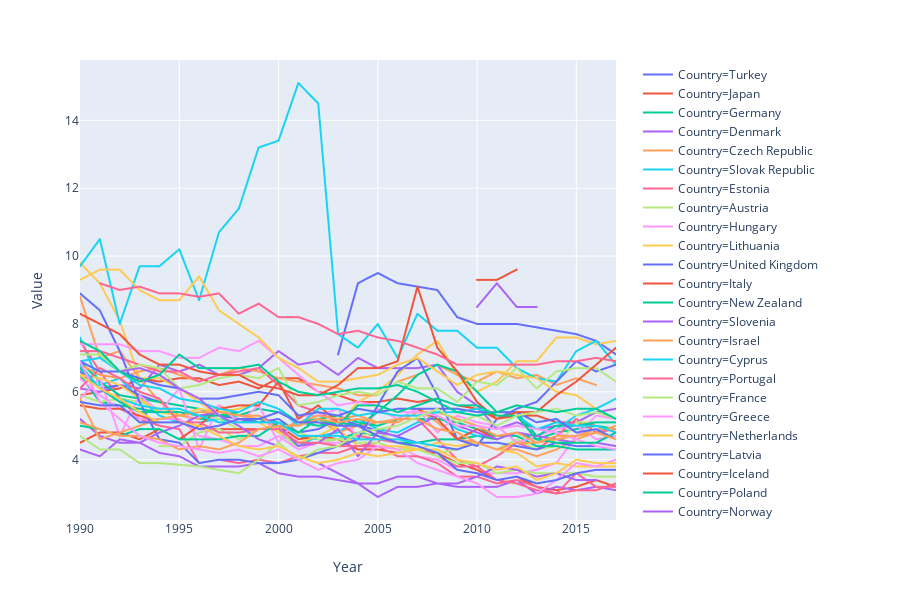

Source (notebook cell):
### Code cell
px.line(family_df[family_df['Indicator'] == 'Crude marriage rate (marriages per 1000 people)'], x='Year', y='Value', color='Country')

### Figure 1 — Plotly figure (JSON) as saved in the notebook; plotly's stock layout.template omitted (floating-point values rounded to 4 significant figures)
{"data": [{"hoverlabel": {"namelength": 0}, "hovertemplate": "Country=Turkey<br>Year=%{x}<br>Value=%{y}", "legendgroup": "Country=Turkey", "line": {"color": "#636efa", "dash": "solid"}, "mode": "lines", "name": "Country=Turkey", "showlegend": true, "type": "scattergl", "x": [2003, 2004, 2005, 2006, 2007, 2008, 2009, 2010, 2011, 2012, 2013, 2014, 2015, 2016, 2017], "xaxis": "x", "y": [7.1, 9.2, 9.5, 9.2, 9.1, 9, 8.2, 8, 8, 8, 7.9, 7.8, 7.7, 7.5, 7.1], "yaxis": "y"}, {"hoverlabel": {"namelength": 0}, "hovertemplate": "Country=Japan<br>Year=%{x}<br>Value=%{y}", "legendgroup": "Country=Japan", "line": {"color": "#EF553B", "dash": "solid"}, "mode": "lines", "name": "Country=Japan", "showlegend": true, "type": "scattergl", "x": [1990, 1991, 1992, 1993, 1994, 1995, 1996, 1997, 1998, 1999, 2000, 2001, 2002, 2003, 2004, 2005, 2006, 2007, 2008, 2009, 2010, 2011, 2012, 2013, 2014, 2015, 2016, 2017], "xaxis": "x", "y": [5.9, 6, 6.1, 6.4, 6.3, 6.4, 6.4, 6.2, 6.3, 6.1, 6.4, 6.4, 6, 5.9, 5.7, 5.7, 5.8, 5.7, 5.8, 5.6, 5.5, 5.2, 5.3, 5.3, 5.1, 5.1, 5, 4.9], "yaxis": "y"}, {"hoverlabel": {"namelength": 0}, "hovertemplate": "Country=Germany<br>Year=%{x}<br>Value=%{y}", "legendgroup": "Country=Germany", "line": {"color": "#00cc96", "dash": "solid"}, "mode": "lines", "name": "Country=Germany", "showlegend": true, "type": "scattergl", "x": [1990, 1991, 1992, 1993, 1994, 1995, 1996, 1997, 1998, 1999, 2000, 2001, 2002, 2003, 2004, 2005, 2006, 2007, 2008, 2009, 2010, 2011, 2012, 2013, 2014, 2015, 2016, 2017], "xaxis": "x", "y": [6.5, 5.7, 5.6, 5.5, 5.4, 5.3, 5.2, 5.2, 5.1, 5.2, 5.1, 4.7, 4.6, 4.6, 4.8, 4.7, 4.5, 4.5, 4.6, 4.6, 4.7, 4.6, 4.8, 4.6, 4.8, 4.9, 5, 4.9], "yaxis": "y"}, {"hoverlabel": {"namelength": 0}, "hovertemplate": "Country=Denmark<br>Year=%{x}<br>Value=%{y}", "legendgroup": "Country=Denmark", "line": {"color": "#ab63fa", "dash": "solid"}, "mode": "lines", "name": "Country=Denmark", "showlegend": true, "type": "scattergl", "x": [1990, 1991, 1992, 1993, 1994, 1995, 1996, 1997, 1998, 1999, 2000, 2001, 2002, 2003, 2004, 2005, 2006, 2007, 2008, 2009, 2010, 2011, 2012, 2013, 2014, 2015, 2016, 2017], "xaxis": "x", "y": [6.1, 6, 6.2, 6.1, 6.8, 6.6, 6.8, 6.5, 6.5, 6.7, 7.2, 6.8, 6.9, 6.5, 7, 6.7, 6.7, 6.7, 6.8, 6, 5.6, 4.9, 5.1, 4.9, 5, 5.1, 5.4, 5.5], "yaxis": "y"}, {"hoverlabel": {"namelength": 0}, "hovertemplate": "Country=Czech Republic<br>Year=%{x}<br>Value=%{y}", "legendgroup": "Country=Czech Republic", "line": {"color": "#FFA15A", "dash": "solid"}, "mode": "lines", "name": "Country=Czech Republic", "showlegend": true, "type": "scattergl", "x": [1990, 1991, 1992, 1993, 1994, 1995, 1996, 1997, 1998, 1999, 2000, 2001, 2002, 2003, 2004, 2005, 2006, 2007, 2008, 2009, 2010, 2011, 2012, 2013, 2014, 2015, 2016, 2017], "xaxis": "x", "y": [8.8, 7, 7.2, 6.4, 5.7, 5.3, 5.2, 5.6, 5.3, 5.2, 5.4, 5.1, 5.2, 4.8, 5, 5.1, 5.2, 5.5, 5.1, 4.6, 4.5, 4.3, 4.3, 4.1, 4.3, 4.6, 4.8, 5], "yaxis": "y"}, {"hoverlabel": {"namelength": 0}, "hovertemplate": "Country=Slovak Republic<br>Year=%{x}<br>Value=%{y}", "legendgroup": "Country=Slovak Republic", "line": {"color": "#19d3f3", "dash": "solid"}, "mode": "lines", "name": "Country=Slovak Republic", "showlegend": true, "type": "scattergl", "x": [1990, 1991, 1992, 1993, 1994, 1995, 1996, 1997, 1998, 1999, 2000, 2001, 2002, 2003, 2004, 2005, 2006, 2007, 2008, 2009, 2010, 2011, 2012, 2013, 2014, 2015, 2016, 2017], "xaxis": "x", "y": [7.6, 6.2, 6.4, 5.8, 5.3, 5.1, 5.1, 5.2, 5.1, 5.1, 4.8, 4.4, 4.7, 4.8, 5.2, 4.9, 4.8, 5.1, 5.3, 4.9, 4.7, 4.7, 4.8, 4.7, 4.9, 5.3, 5.5, 5.8], "yaxis": "y"}, {"hoverlabel": {"namelength": 0}, "hovertemplate": "Country=Estonia<br>Year=%{x}<br>Value=%{y}", "legendgroup": "Country=Estonia", "line": {"color": "#FF6692", "dash": "solid"}, "mode": "lines", "name": "Country=Estonia", "showlegend": true, "type": "scattergl", "x": [1990, 1991, 1992, 1993, 1994, 1995, 1996, 1997, 1998, 1999, 2000, 2001, 2002, 2003, 2004, 2005, 2006, 2007, 2008, 2009, 2010, 2011, 2012, 2013, 2014, 2015, 2016, 2017], "xaxis": "x", "y": [7.5, 6.6, 5.8, 5.2, 5, 4.9, 3.9, 4, 3.9, 4, 3.9, 4.1, 4.2, 4.2, 4.4, 4.5, 5.2, 5.2, 4.6, 4, 3.8, 4.1, 4.5, 4.3, 4.7, 5.2, 4.8, 4.9], "yaxis": "y"}, {"hoverlabel": {"namelength": 0}, "hovertemplate": "Country=Austria<br>Year=%{x}<br>Value=%{y}", "legendgroup": "Country=Austria", "line": {"color": "#B6E880", "dash": "solid"}, "mode": "lines", "name": "Country=Austria", "showlegend": true, "type": "scattergl", "x": [1990, 1991, 1992, 1993, 1994, 1995, 1996, 1997, 1998, 1999, 2000, 2001, 2002, 2003, 2004, 2005, 2006, 2007, 2008, 2009, 2010, 2011, 2012, 2013, 2014, 2015, 2016, 2017], "xaxis": "x", "y": [5.9, 5.7, 5.8, 5.7, 5.5, 5.4, 5.3, 5.2, 4.9, 4.9, 4.9, 4.3, 4.5, 4.6, 4.7, 4.8, 4.5, 4.3, 4.2, 4.3, 4.5, 4.3, 4.6, 4.3, 4.4, 5.1, 5.1, 5.1], "yaxis": "y"}, {"hoverlabel": {"namelength": 0}, "hovertemplate": "Country=Hungary<br>Year=%{x}<br>Value=%{y}", "legendgroup": "Country=Hungary", "line": {"color": "#FF97FF", "dash": "solid"}, "mode": "lines", "name": "Country=Hungary", "showlegend": true, "type": "scattergl", "x": [1990, 1991, 1992, 1993, 1994, 1995, 1996, 1997, 1998, 1999, 2000, 2001, 2002, 2003, 2004, 2005, 2006, 2007, 2008, 2009, 2010, 2011, 2012, 2013, 2014, 2015, 2016, 2017], "xaxis": "x", "y": [6.4, 5.9, 5.5, 5.2, 5.2, 5.2, 4.7, 4.6, 4.4, 4.4, 4.7, 4.3, 4.5, 4.5, 4.3, 4.4, 4.4, 4.1, 4, 3.7, 3.6, 3.6, 3.6, 3.7, 3.9, 4.7, 5.3, 5.2], "yaxis": "y"}, {"hoverlabel": {"namelength": 0}, "hovertemplate": "Country=Lithuania<br>Year=%{x}<br>Value=%{y}", "legendgroup": "Country=Lithuania", "line": {"color": "#FECB52", "dash": "solid"}, "mode": "lines", "name": "Country=Lithuania", "showlegend": true, "type": "scattergl", "x": [1990, 1991, 1992, 1993, 1994, 1995, 1996, 1997, 1998, 1999, 2000, 2001, 2002, 2003, 2004, 2005, 2006, 2007, 2008, 2009, 2010, 2011, 2012, 2013, 2014, 2015, 2016, 2017], "xaxis": "x", "y": [9.8, 9.2, 8.1, 6.4, 6.4, 6.1, 5.7, 5.3, 5.2, 5.1, 4.8, 4.5, 4.7, 5, 5.7, 6, 6.5, 7.1, 7.5, 6.5, 6, 6.3, 6.9, 6.9, 7.6, 7.6, 7.4, 7.5], "yaxis": "y"}, {"hoverlabel": {"namelength": 0}, "hovertemplate": "Country=United Kingdom<br>Year=%{x}<br>Value=%{y}", "legendgroup": "Country=United Kingdom", "line": {"color": "#636efa", "dash": "solid"}, "mode": "lines", "name": "Country=United Kingdom", "showlegend": true, "type": "scattergl", "x": [1990, 1991, 1992, 1993, 1994, 1995, 1996, 1997, 1998, 1999, 2000, 2001, 2002, 2003, 2007, 2008, 2009, 2010, 2011, 2013, 2014, 2015, 2016], "xaxis": "x", "y": [6.6, 6.1, 6.2, 5.9, 5.7, 5.6, 5.5, 5.3, 5.2, 5.1, 5.2, 4.8, 4.9, 5.2, 4.5, 4.4, 4.3, 4.5, 4.5, 4.3, 4.5, 4.4, 4.4], "yaxis": "y"}, {"hoverlabel": {"namelength": 0}, "hovertemplate": "Country=Italy<br>Year=%{x}<br>Value=%{y}", "legendgroup": "Country=Italy", "line": {"color": "#EF553B", "dash": "solid"}, "mode": "lines", "name": "Country=Italy", "showlegend": true, "type": "scattergl", "x": [1990, 1991, 1992, 1993, 1994, 1995, 1996, 1997, 1998, 1999, 2000, 2001, 2002, 2003, 2004, 2005, 2006, 2007, 2008, 2009, 2010, 2011, 2012, 2013, 2014, 2015, 2016, 2017], "xaxis": "x", "y": [5.6, 5.5, 5.5, 5.3, 5.1, 5.1, 4.9, 4.9, 4.9, 4.9, 5, 4.6, 4.7, 4.6, 4.3, 4.3, 4.2, 4.3, 4.2, 3.9, 3.7, 3.4, 3.5, 3.2, 3.1, 3.2, 3.4, 3.2], "yaxis": "y"}, {"hoverlabel": {"namelength": 0}, "hovertemplate": "Country=New Zealand<br>Year=%{x}<br>Value=%{y}", "legendgroup": "Country=New Zealand", "line": {"color": "#00cc96", "dash": "solid"}, "mode": "lines", "name": "Country=New Zealand", "showlegend": true, "type": "scattergl", "x": [1990, 1991, 1992, 1993, 1994, 1995, 1996, 1997, 1998, 1999, 2000, 2001, 2002, 2003, 2004, 2005, 2006, 2007, 2008, 2009, 2010, 2011, 2012, 2013, 2014, 2015, 2016, 2017], "xaxis": "x", "y": [6.9, 6.3, 5.9, 5.8, 5.7, 5.6, 5.5, 5.3, 5.3, 5.5, 5.4, 5.1, 5.2, 5.3, 5.1, 5, 5.2, 5.2, 5.2, 5.1, 4.9, 4.7, 4.7, 4.4, 4.4, 4.3, 4.3, 4.3], "yaxis": "y"}, {"hoverlabel": {"namelength": 0}, "hovertemplate": "Country=Slovenia<br>Year=%{x}<br>Value=%{y}", "legendgroup": "Country=Slovenia", "line": {"color": "#ab63fa", "dash": "solid"}, "mode": "lines", "name": "Country=Slovenia", "showlegend": true, "type": "scattergl", "x": [1990, 1991, 1992, 1993, 1994, 1995, 1996, 1997, 1998, 1999, 2000, 2001, 2002, 2003, 2004, 2005, 2006, 2007, 2008, 2009, 2010, 2011, 2012, 2013, 2014, 2015, 2016, 2017], "xaxis": "x", "y": [4.3, 4.1, 4.6, 4.5, 4.2, 4.1, 3.8, 3.8, 3.8, 3.9, 3.6, 3.5, 3.5, 3.4, 3.3, 2.9, 3.2, 3.2, 3.3, 3.2, 3.2, 3.2, 3.4, 3, 3.2, 3.1, 3.2, 3.1], "yaxis": "y"}, {"hoverlabel": {"namelength": 0}, "hovertemplate": "Country=Israel<br>Year=%{x}<br>Value=%{y}", "legendgroup": "Country=Israel", "line": {"color": "#FFA15A", "dash": "solid"}, "mode": "lines", "name": "Country=Israel", "showlegend": true, "type": "scattergl", "x": [1990, 1991, 1992, 1993, 1994, 1995, 1996, 1997, 1998, 1999, 2000, 2001, 2002, 2003, 2004, 2005, 2006, 2007, 2008, 2009, 2010, 2011, 2012, 2013, 2014, 2015, 2016], "xaxis": "x", "y": [6.8, 6.5, 6.4, 6.6, 6.7, 6.5, 6.3, 6.5, 6.7, 6.6, 6.4, 6.3, 6.2, 6.1, 5.9, 5.9, 6.3, 6.5, 6.8, 6.5, 6.3, 6.6, 6.4, 6.5, 6.2, 6.4, 6.2], "yaxis": "y"}, {"hoverlabel": {"namelength": 0}, "hovertemplate": "Country=Cyprus<br>Year=%{x}<br>Value=%{y}", "legendgroup": "Country=Cyprus", "line": {"color": "#19d3f3", "dash": "solid"}, "mode": "lines", "name": "Country=Cyprus", "showlegend": true, "type": "scattergl", "x": [1990, 1991, 1992, 1993, 1994, 1995, 1996, 1997, 1998, 1999, 2000, 2001, 2002, 2003, 2004, 2005, 2006, 2007, 2008, 2009, 2010, 2011, 2012, 2013, 2014, 2015, 2016, 2017], "xaxis": "x", "y": [9.7, 10.5, 8, 9.7, 9.7, 10.2, 8.7, 10.7, 11.4, 13.2, 13.4, 15.1, 14.5, 7.7, 7.3, 8, 7, 8.3, 7.8, 7.8, 7.3, 7.3, 6.7, 6.4, 6.3, 7.2, 7.5, 6.8], "yaxis": "y"}, {"hoverlabel": {"namelength": 0}, "hovertemplate": "Country=Portugal<br>Year=%{x}<br>Value=%{y}", "legendgroup": "Country=Portugal", "line": {"color": "#FF6692", "dash": "solid"}, "mode": "lines", "name": "Country=Portugal", "showlegend": true, "type": "scattergl", "x": [1990, 1991, 1992, 1993, 1994, 1995, 1996, 1997, 1998, 1999, 2000, 2001, 2002, 2003, 2004, 2005, 2006, 2007, 2008, 2009, 2010, 2011, 2012, 2013, 2014, 2015, 2016, 2017], "xaxis": "x", "y": [7.2, 7.2, 7, 6.8, 6.6, 6.6, 6.3, 6.5, 6.6, 6.7, 6.2, 5.6, 5.4, 5.1, 4.7, 4.6, 4.5, 4.4, 4.1, 3.8, 3.8, 3.4, 3.3, 3.1, 3, 3.1, 3.1, 3.3], "yaxis": "y"}, {"hoverlabel": {"namelength": 0}, "hovertemplate": "Country=France<br>Year=%{x}<br>Value=%{y}", "legendgroup": "Country=France", "line": {"color": "#B6E880", "dash": "solid"}, "mode": "lines", "name": "Country=France", "showlegend": true, "type": "scattergl", "x": [1994, 1995, 1996, 1997, 1998, 1999, 2000, 2001, 2002, 2003, 2004, 2005, 2006, 2007, 2008, 2009, 2010, 2011, 2012, 2013, 2014, 2015, 2016, 2017], "xaxis": "x", "y": [4.4, 4.4, 4.8, 4.9, 4.6, 4.9, 5, 4.8, 4.6, 4.6, 4.5, 4.5, 4.3, 4.3, 4.1, 3.9, 3.9, 3.6, 3.7, 3.6, 3.6, 3.6, 3.5, 3.5], "yaxis": "y"}, {"hoverlabel": {"namelength": 0}, "hovertemplate": "Country=Greece<br>Year=%{x}<br>Value=%{y}", "legendgroup": "Country=Greece", "line": {"color": "#FF97FF", "dash": "solid"}, "mode": "lines", "name": "Country=Greece", "showlegend": true, "type": "scattergl", "x": [1990, 1991, 1992, 1993, 1994, 1995, 1996, 1997, 1998, 1999, 2000, 2001, 2002, 2003, 2004, 2005, 2006, 2007, 2008, 2009, 2010, 2011, 2012, 2013, 2014, 2015, 2016, 2017], "xaxis": "x", "y": [5.8, 6.4, 4.7, 5.9, 5.4, 6.1, 4.3, 5.6, 5.1, 5.6, 4.5, 5.3, 5.3, 5.5, 4.6, 5.5, 5.2, 5.5, 4.8, 5.3, 5.1, 5, 4.5, 4.7, 4.9, 5, 4.6, 4.7], "yaxis": "y"}, {"hoverlabel": {"namelength": 0}, "hovertemplate": "Country=Netherlands<br>Year=%{x}<br>Value=%{y}", "legendgroup": "Country=Netherlands", "line": {"color": "#FECB52", "dash": "solid"}, "mode": "lines", "name": "Country=Netherlands", "showlegend": true, "type": "scattergl", "x": [1990, 1991, 1992, 1993, 1994, 1995, 1996, 1997, 1998, 1999, 2000, 2001, 2002, 2003, 2004, 2005, 2006, 2007, 2008, 2009, 2010, 2011, 2012, 2013, 2014, 2015, 2016, 2017], "xaxis": "x", "y": [6.5, 6.4, 6.2, 5.8, 5.4, 5.3, 5.5, 5.4, 5.5, 5.7, 5.5, 5, 5.2, 4.9, 4.4, 4.4, 4.4, 4.3, 4.5, 4.4, 4.5, 4.3, 4.2, 3.8, 3.9, 3.8, 3.8, 3.8], "yaxis": "y"}, {"hoverlabel": {"namelength": 0}, "hovertemplate": "Country=Latvia<br>Year=%{x}<br>Value=%{y}", "legendgroup": "Country=Latvia", "line": {"color": "#636efa", "dash": "solid"}, "mode": "lines", "name": "Country=Latvia", "showlegend": true, "type": "scattergl", "x": [1990, 1991, 1992, 1993, 1994, 1995, 1996, 1997, 1998, 1999, 2000, 2001, 2002, 2003, 2004, 2005, 2006, 2007, 2008, 2009, 2010, 2011, 2012, 2013, 2014, 2015, 2016, 2017], "xaxis": "x", "y": [8.9, 8.4, 7.2, 5.7, 4.6, 4.5, 3.9, 4, 4, 3.9, 3.9, 4, 4.2, 4.4, 4.6, 5.6, 6.6, 7, 5.9, 4.6, 4.4, 5.2, 5.5, 5.7, 6.3, 6.9, 6.6, 6.8], "yaxis": "y"}, {"hoverlabel": {"namelength": 0}, "hovertemplate": "Country=Iceland<br>Year=%{x}<br>Value=%{y}", "legendgroup": "Country=Iceland", "line": {"color": "#EF553B", "dash": "solid"}, "mode": "lines", "name": "Country=Iceland", "showlegend": true, "type": "scattergl", "x": [1990, 1991, 1992, 1993, 1994, 1995, 1996, 1997, 1998, 1999, 2000, 2001, 2002, 2003, 2004, 2005, 2006, 2007, 2008, 2009, 2010, 2011], "xaxis": "x", "y": [4.5, 4.8, 4.8, 4.6, 4.9, 4.6, 5, 5.5, 5.6, 5.6, 6.3, 5.2, 5.6, 5.1, 5, 5.4, 5.5, 5.5, 5.2, 4.6, 4.9, 4.6], "yaxis": "y"}, {"hoverlabel": {"namelength": 0}, "hovertemplate": "Country=Poland<br>Year=%{x}<br>Value=%{y}", "legendgroup": "Country=Poland", "line": {"color": "#00cc96", "dash": "solid"}, "mode": "lines", "name": "Country=Poland", "showlegend": true, "type": "scattergl", "x": [1990, 1991, 1992, 1993, 1994, 1995, 1996, 1997, 1998, 1999, 2000, 2001, 2002, 2003, 2004, 2005, 2006, 2007, 2008, 2009, 2010, 2011, 2012, 2013, 2014, 2015, 2016, 2017], "xaxis": "x", "y": [6.7, 6.1, 5.7, 5.4, 5.4, 5.4, 5.3, 5.3, 5.4, 5.7, 5.5, 5.1, 5, 5.1, 5, 5.4, 5.9, 6.5, 6.8, 6.6, 6, 5.4, 5.4, 4.7, 5, 5, 5.1, 5.1], "yaxis": "y"}, {"hoverlabel": {"namelength": 0}, "hovertemplate": "Country=Norway<br>Year=%{x}<br>Value=%{y}", "legendgroup": "Country=Norway", "line": {"color": "#ab63fa", "dash": "solid"}, "mode": "lines", "name": "Country=Norway", "showlegend": true, "type": "scattergl", "x": [1990, 1991, 1992, 1993, 1994, 1995, 1996, 1997, 1998, 1999, 2000, 2001, 2002, 2003, 2004, 2005, 2006, 2007, 2008, 2009, 2010, 2011, 2012, 2013, 2014, 2015, 2016, 2017], "xaxis": "x", "y": [5.2, 4.7, 4.5, 4.5, 4.8, 5, 5.3, 5.4, 5.3, 5.3, 5, 4.4, 4.5, 4.9, 4.1, 4.8, 4.7, 5, 5.3, 5, 4.8, 4.6, 4.8, 4.7, 4.6, 4.5, 4.5, 4.4], "yaxis": "y"}, {"hoverlabel": {"namelength": 0}, "hovertemplate": "Country=Croatia<br>Year=%{x}<br>Value=%{y}", "legendgroup": "Country=Croatia", "line": {"color": "#FFA15A", "dash": "solid"}, "mode": "lines", "name": "Country=Croatia", "showlegend": true, "type": "scattergl", "x": [1990, 1991, 1992, 1993, 1994, 1995, 1996, 1997, 1998, 1999, 2000, 2001, 2002, 2003, 2004, 2005, 2006, 2007, 2008, 2009, 2010, 2011, 2012, 2013, 2014, 2015, 2016, 2017], "xaxis": "x", "y": [5.8, 4.6, 4.8, 5, 5.2, 5.3, 5.4, 5.4, 5.3, 5.3, 4.9, 5.1, 5.3, 5.2, 5.3, 5.1, 5.1, 5.4, 5.4, 5.2, 5, 4.7, 4.8, 4.5, 4.6, 4.7, 4.9, 4.9], "yaxis": "y"}, {"hoverlabel": {"namelength": 0}, "hovertemplate": "Country=Switzerland<br>Year=%{x}<br>Value=%{y}", "legendgroup": "Country=Switzerland", "line": {"color": "#19d3f3", "dash": "solid"}, "mode": "lines", "name": "Country=Switzerland", "showlegend": true, "type": "scattergl", "x": [1990, 1991, 1992, 1993, 1994, 1995, 1996, 1997, 1998, 1999, 2000, 2001, 2002, 2003, 2004, 2005, 2006, 2007, 2008, 2009, 2010, 2011, 2012, 2013, 2014, 2015, 2016, 2017], "xaxis": "x", "y": [6.9, 7, 6.6, 6.2, 6.1, 5.8, 5.7, 5.5, 5.4, 5.7, 5.5, 5, 5.5, 5.5, 5.3, 5.4, 5.3, 5.3, 5.4, 5.4, 5.5, 5.3, 5.3, 4.9, 5.1, 5, 5, 4.8], "yaxis": "y"}, {"hoverlabel": {"namelength": 0}, "hovertemplate": "Country=Luxembourg<br>Year=%{x}<br>Value=%{y}", "legendgroup": "Country=Luxembourg", "line": {"color": "#FF6692", "dash": "solid"}, "mode": "lines", "name": "Country=Luxembourg", "showlegend": true, "type": "scattergl", "x": [1990, 1991, 1992, 1993, 1994, 1995, 1996, 1997, 1998, 1999, 2000, 2001, 2002, 2003, 2004, 2005, 2006, 2007, 2008, 2009, 2010, 2011, 2012, 2013, 2014, 2015, 2016, 2017], "xaxis": "x", "y": [6.1, 6.7, 6.4, 6, 5.8, 5.1, 5.1, 4.8, 4.8, 4.9, 4.9, 4.5, 4.5, 4.4, 4.4, 4.4, 4.1, 4.1, 3.9, 3.5, 3.5, 3.3, 3.4, 3.2, 3, 3.6, 3.2, 3.2], "yaxis": "y"}, {"hoverlabel": {"namelength": 0}, "hovertemplate": "Country=Malta<br>Year=%{x}<br>Value=%{y}", "legendgroup": "Country=Malta", "line": {"color": "#B6E880", "dash": "solid"}, "mode": "lines", "name": "Country=Malta", "showlegend": true, "type": "scattergl", "x": [1990, 1991, 1992, 1993, 1994, 1995, 1996, 1997, 1998, 1999, 2000, 2001, 2002, 2003, 2004, 2005, 2006, 2007, 2008, 2009, 2010, 2011, 2012, 2013, 2014, 2015, 2016, 2017], "xaxis": "x", "y": [7.1, 7.1, 6.6, 6.8, 6.7, 6.1, 6.2, 6.4, 6.5, 6.4, 6.7, 5.6, 5.7, 5.9, 6, 5.9, 6.3, 6.1, 6.1, 5.7, 6.3, 6.2, 6.7, 6.1, 6.6, 6.7, 6.7, 6.3], "yaxis": "y"}, {"hoverlabel": {"namelength": 0}, "hovertemplate": "Country=Mexico<br>Year=%{x}<br>Value=%{y}", "legendgroup": "Country=Mexico", "line": {"color": "#FF97FF", "dash": "solid"}, "mode": "lines", "name": "Country=Mexico", "showlegend": true, "type": "scattergl", "x": [1990, 1991, 1992, 1993, 1994, 1995, 1996, 1997, 1998, 1999, 2000, 2001, 2002, 2003, 2004, 2005, 2006, 2007, 2008, 2009, 2010, 2011, 2012, 2013, 2014, 2015, 2016, 2017], "xaxis": "x", "y": [7.4, 7.4, 7.4, 7.2, 7.2, 7, 7, 7.3, 7.2, 7.5, 7, 6.5, 6, 5.6, 5.7, 5.6, 5.4, 5.4, 5.3, 5, 5, 4.9, 5, 4.9, 4.8, 4.6, 4.4, 4.3], "yaxis": "y"}, {"hoverlabel": {"namelength": 0}, "hovertemplate": "Country=Korea<br>Year=%{x}<br>Value=%{y}", "legendgroup": "Country=Korea", "line": {"color": "#FECB52", "dash": "solid"}, "mode": "lines", "name": "Country=Korea", "showlegend": true, "type": "scattergl", "x": [1990, 1991, 1992, 1993, 1994, 1995, 1996, 1997, 1998, 1999, 2000, 2001, 2002, 2003, 2004, 2005, 2006, 2007, 2008, 2009, 2010, 2011, 2012, 2013, 2014, 2015, 2016, 2017], "xaxis": "x", "y": [9.3, 9.6, 9.6, 9, 8.7, 8.7, 9.4, 8.4, 8, 7.6, 7, 6.7, 6.3, 6.3, 6.4, 6.5, 6.8, 7, 6.6, 6.2, 6.5, 6.6, 6.5, 6.4, 6, 5.9, 5.5, 5.2], "yaxis": "y"}, {"hoverlabel": {"namelength": 0}, "hovertemplate": "Country=Australia<br>Year=%{x}<br>Value=%{y}", "legendgroup": "Country=Australia", "line": {"color": "#636efa", "dash": "solid"}, "mode": "lines", "name": "Country=Australia", "showlegend": true, "type": "scattergl", "x": [1990, 1991, 1992, 1993, 1994, 1995, 1996, 1997, 1998, 1999, 2000, 2001, 2002, 2003, 2004, 2005, 2006, 2007, 2008, 2009, 2010, 2011, 2012, 2013, 2014, 2015, 2016, 2017], "xaxis": "x", "y": [6.9, 6.6, 6.6, 6.4, 6.2, 6.1, 5.8, 5.8, 5.9, 6, 5.9, 5.3, 5.4, 5.3, 5.5, 5.4, 5.5, 5.5, 5.5, 5.5, 5.4, 5.4, 5.4, 5.1, 5.2, 4.8, 4.9, 4.6], "yaxis": "y"}, {"hoverlabel": {"namelength": 0}, "hovertemplate": "Country=Romania<br>Year=%{x}<br>Value=%{y}", "legendgroup": "Country=Romania", "line": {"color": "#EF553B", "dash": "solid"}, "mode": "lines", "name": "Country=Romania", "showlegend": true, "type": "scattergl", "x": [1990, 1991, 1992, 1993, 1994, 1995, 1996, 1997, 1998, 1999, 2000, 2001, 2002, 2003, 2004, 2005, 2006, 2007, 2008, 2009, 2010, 2011, 2012, 2013, 2014, 2015, 2016, 2017], "xaxis": "x", "y": [8.3, 8, 7.7, 7.1, 6.8, 6.8, 6.6, 6.5, 6.5, 6.2, 6.1, 5.9, 5.9, 6.2, 6.7, 6.7, 6.9, 9.1, 7.3, 6.6, 5.7, 5.2, 5.4, 5.4, 5.9, 6.3, 6.8, 7.3], "yaxis": "y"}, {"hoverlabel": {"namelength": 0}, "hovertemplate": "Country=Finland<br>Year=%{x}<br>Value=%{y}", "legendgroup": "Country=Finland", "line": {"color": "#00cc96", "dash": "solid"}, "mode": "lines", "name": "Country=Finland", "showlegend": true, "type": "scattergl", "x": [1990, 1991, 1992, 1993, 1994, 1995, 1997, 1998, 1999, 2000, 2001, 2002, 2003, 2004, 2005, 2006, 2007, 2008, 2009, 2010, 2011, 2012, 2013, 2014, 2015, 2016, 2017], "xaxis": "x", "y": [5, 4.9, 4.7, 4.9, 4.9, 4.6, 4.6, 4.7, 4.7, 5.1, 4.8, 5.2, 5, 5.6, 5.6, 5.4, 5.6, 5.8, 5.6, 5.6, 5.3, 5.3, 4.6, 4.5, 4.5, 4.5, 4.8], "yaxis": "y"}, {"hoverlabel": {"namelength": 0}, "hovertemplate": "Country=Chile<br>Year=%{x}<br>Value=%{y}", "legendgroup": "Country=Chile", "line": {"color": "#ab63fa", "dash": "solid"}, "mode": "lines", "name": "Country=Chile", "showlegend": true, "type": "scattergl", "x": [1992, 1993, 1994, 1995, 1996, 1997, 1998, 1999, 2000, 2001, 2002, 2003, 2004, 2005, 2006, 2007, 2008, 2009, 2010, 2011, 2012, 2013, 2014, 2015, 2016], "xaxis": "x", "y": [6.6, 6.7, 6.5, 6.1, 5.8, 5.3, 5, 4.6, 4.4, 4.1, 3.9, 3.6, 3.3, 3.3, 3.5, 3.5, 3.3, 3.3, 3.5, 3.8, 3.7, 3.5, 3.6, 3.4, 3.4], "yaxis": "y"}, {"hoverlabel": {"namelength": 0}, "hovertemplate": "Country=Ireland<br>Year=%{x}<br>Value=%{y}", "legendgroup": "Country=Ireland", "line": {"color": "#FFA15A", "dash": "solid"}, "mode": "lines", "name": "Country=Ireland", "showlegend": true, "type": "scattergl", "x": [1990, 1991, 1992, 1993, 1994, 1995, 1996, 1997, 1998, 1999, 2000, 2001, 2002, 2003, 2004, 2005, 2006, 2007, 2008, 2009, 2010, 2011, 2012, 2013, 2014, 2015, 2016, 2017], "xaxis": "x", "y": [5.1, 4.9, 4.7, 4.7, 4.6, 4.3, 4.4, 4.3, 4.5, 4.9, 5, 5, 5.2, 5.1, 5.2, 5.1, 5.2, 5.2, 4.9, 4.8, 4.5, 4.3, 4.5, 4.5, 4.7, 4.7, 4.8, 4.6], "yaxis": "y"}, {"hoverlabel": {"namelength": 0}, "hovertemplate": "Country=Canada<br>Year=%{x}<br>Value=%{y}", "legendgroup": "Country=Canada", "line": {"color": "#19d3f3", "dash": "solid"}, "mode": "lines", "name": "Country=Canada", "showlegend": true, "type": "scattergl", "x": [1990, 1991, 1992, 1993, 1994, 1995, 1996, 1997, 1998, 1999, 2000, 2001, 2002, 2003, 2004, 2005, 2006, 2007, 2008], "xaxis": "x", "y": [6.8, 6.1, 5.8, 5.6, 5.5, 5.5, 5.3, 5.1, 5.1, 5.1, 5.1, 4.7, 4.7, 4.7, 4.6, 4.6, 4.6, 4.5, 4.4], "yaxis": "y"}, {"hoverlabel": {"namelength": 0}, "hovertemplate": "Country=United States<br>Year=%{x}<br>Value=%{y}", "legendgroup": "Country=United States", "line": {"color": "#FF6692", "dash": "solid"}, "mode": "lines", "name": "Country=United States", "showlegend": true, "type": "scattergl", "x": [1991, 1992, 1993, 1994, 1995, 1996, 1997, 1998, 1999, 2000, 2001, 2002, 2003, 2004, 2005, 2006, 2007, 2008, 2009, 2010, 2011, 2012, 2013, 2014, 2015, 2016, 2017], "xaxis": "x", "y": [9.2, 9, 9.1, 8.9, 8.9, 8.8, 8.9, 8.3, 8.6, 8.2, 8.2, 8, 7.7, 7.8, 7.6, 7.5, 7.3, 7.1, 6.8, 6.8, 6.8, 6.8, 6.8, 6.9, 6.9, 7, 6.9], "yaxis": "y"}, {"hoverlabel": {"namelength": 0}, "hovertemplate": "Country=Sweden<br>Year=%{x}<br>Value=%{y}", "legendgroup": "Country=Sweden", "line": {"color": "#B6E880", "dash": "solid"}, "mode": "lines", "name": "Country=Sweden", "showlegend": true, "type": "scattergl", "x": [1990, 1991, 1992, 1993, 1994, 1996, 1997, 1998, 1999, 2000, 2001, 2002, 2003, 2004, 2005, 2006, 2008, 2009, 2010, 2011, 2012, 2013, 2014, 2015, 2016, 2017], "xaxis": "x", "y": [4.7, 4.3, 4.3, 3.9, 3.9, 3.8, 3.7, 3.6, 4, 4.5, 4, 4.3, 4.4, 4.8, 4.9, 5, 5.5, 5.1, 5.3, 5, 5.3, 5.4, 5.5, 5.3, 5.4, 5.2], "yaxis": "y"}, {"hoverlabel": {"namelength": 0}, "hovertemplate": "Country=Bulgaria<br>Year=%{x}<br>Value=%{y}", "legendgroup": "Country=Bulgaria", "line": {"color": "#FF97FF", "dash": "solid"}, "mode": "lines", "name": "Country=Bulgaria", "showlegend": true, "type": "scattergl", "x": [1990, 1991, 1992, 1993, 1994, 1995, 1996, 1997, 1998, 1999, 2000, 2001, 2002, 2003, 2004, 2005, 2006, 2007, 2008, 2009, 2010, 2011, 2012, 2013, 2014, 2015, 2016, 2017], "xaxis": "x", "y": [6.9, 5.7, 5.2, 4.7, 4.5, 4.4, 4.3, 4.2, 4.3, 4.1, 4.3, 4, 3.7, 3.9, 4, 4.4, 4.3, 3.9, 3.7, 3.5, 3.3, 2.9, 2.9, 3, 3.4, 3.9, 3.8, 4], "yaxis": "y"}, {"hoverlabel": {"namelength": 0}, "hovertemplate": "Country=Belgium<br>Year=%{x}<br>Value=%{y}", "legendgroup": "Country=Belgium", "line": {"color": "#FECB52", "dash": "solid"}, "mode": "lines", "name": "Country=Belgium", "showlegend": true, "type": "scattergl", "x": [1990, 1991, 1992, 1993, 1994, 1995, 1996, 1997, 1998, 1999, 2000, 2001, 2002, 2003, 2004, 2005, 2006, 2007, 2008, 2009, 2010, 2011, 2012, 2013, 2014, 2015, 2016, 2017], "xaxis": "x", "y": [6.5, 6.1, 5.8, 5.4, 5.1, 5.1, 5, 4.7, 4.4, 4.3, 4.4, 4.1, 3.9, 4, 4.2, 4.1, 4.2, 4.3, 4.3, 4, 3.9, 3.7, 3.8, 3.4, 3.6, 4, 3.9, 3.9], "yaxis": "y"}, {"hoverlabel": {"namelength": 0}, "hovertemplate": "Country=Spain<br>Year=%{x}<br>Value=%{y}", "legendgroup": "Country=Spain", "line": {"color": "#636efa", "dash": "solid"}, "mode": "lines", "name": "Country=Spain", "showlegend": true, "type": "scattergl", "x": [1990, 1991, 1992, 1993, 1994, 1995, 1996, 1997, 1998, 1999, 2000, 2001, 2002, 2003, 2004, 2005, 2006, 2007, 2008, 2009, 2010, 2011, 2012, 2013, 2014, 2015, 2016, 2017], "xaxis": "x", "y": [5.7, 5.6, 5.6, 5.1, 5.1, 5.1, 4.9, 5, 5.2, 5.2, 5.4, 5.1, 5.1, 5, 5, 4.7, 4.5, 4.4, 4.2, 3.7, 3.6, 3.4, 3.5, 3.3, 3.4, 3.6, 3.7, 3.7], "yaxis": "y"}, {"hoverlabel": {"namelength": 0}, "hovertemplate": "Country=China (People's Republic of)<br>Year=%{x}<br>Value=%{y}", "legendgroup": "Country=China (People's Republic of)", "line": {"color": "#EF553B", "dash": "solid"}, "mode": "lines", "name": "Country=China (People's Republic of)", "showlegend": true, "type": "scattergl", "x": [2010, 2011, 2012], "xaxis": "x", "y": [9.3, 9.3, 9.6], "yaxis": "y"}, {"hoverlabel": {"namelength": 0}, "hovertemplate": "Country=Costa Rica<br>Year=%{x}<br>Value=%{y}", "legendgroup": "Country=Costa Rica", "line": {"color": "#00cc96", "dash": "solid"}, "mode": "lines", "name": "Country=Costa Rica", "showlegend": true, "type": "scattergl", "x": [1990, 1991, 1992, 1993, 1994, 1995, 1996, 1997, 1998, 1999, 2000, 2001, 2002, 2003, 2004, 2005, 2006, 2007, 2008, 2009, 2010, 2011, 2012, 2013, 2014, 2015, 2016, 2017], "xaxis": "x", "y": [7.5, 7.2, 6.6, 6.3, 6.5, 7.1, 6.7, 6.7, 6.7, 6.8, 6.3, 6, 5.9, 6, 6.1, 6.1, 6.2, 6, 5.7, 5.4, 5.3, 5.4, 5.6, 5.5, 5.4, 5.5, 5.5, 5.2], "yaxis": "y"}, {"hoverlabel": {"namelength": 0}, "hovertemplate": "Country=Russia<br>Year=%{x}<br>Value=%{y}", "legendgroup": "Country=Russia", "line": {"color": "#ab63fa", "dash": "solid"}, "mode": "lines", "name": "Country=Russia", "showlegend": true, "type": "scattergl", "x": [2010, 2011, 2012, 2013], "xaxis": "x", "y": [8.5, 9.2, 8.5, 8.5], "yaxis": "y"}], "layout": {"height": 600, "legend": {"tracegroupgap": 0}, "margin": {"t": 60}, "xaxis": {"anchor": "y", "domain": [0, 0.98], "title": {"text": "Year"}}, "yaxis": {"anchor": "x", "domain": [0, 1], "title": {"text": "Value"}}}}
